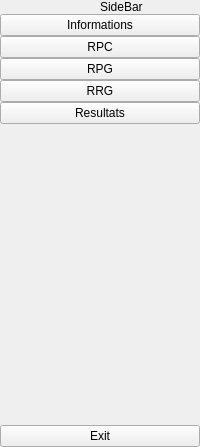
     <widget class="QWidget" name="side_menu" native="true">
      <layout class="QVBoxLayout" name="verticalLayout_4">
       <property name="spacing">
        <number>0</number>
       </property>
       <property name="leftMargin">
        <number>0</number>
       </property>
       <property name="topMargin">
        <number>0</number>
       </property>
       <property name="rightMargin">
        <number>0</number>
       </property>
       <property name="bottomMargin">
        <number>0</number>
       </property>
       <item>
        <layout class="QHBoxLayout" name="horizontalLayout_4">
         <item>
          <widget class="QLabel" name="label_2">
           <property name="text">
            <string/>
           </property>
           <property name="pixmap">
            <pixmap resource="resources.qrc">:/icons/icons/logo.svg</pixmap>
           </property>
          </widget>
         </item>
         <item>
          <widget class="QLabel" name="label_3">
           <property name="text">
            <string>SideBar</string>
           </property>
          </widget>
         </item>
        </layout>
       </item>
       <item>
        <layout class="QVBoxLayout" name="verticalLayout_2">
         <item>
          <widget class="QPushButton" name="information">
           <property name="maximumSize">
            <size>
             <width>16777215</width>
             <height>30</height>
            </size>
           </property>
           <property name="text">
            <string>Informations</string>
           </property>
           <property name="icon">
            <iconset resource="resources.qrc">
             <normaloff>:/icons/icons/logo.svg</normaloff>:/icons/icons/logo.svg</iconset>
           </property>
           <property name="checkable">
            <bool>true</bool>
           </property>
           <property name="autoRepeat">
            <bool>false</bool>
           </property>
           <property name="autoExclusive">
            <bool>true</bool>
           </property>
          </widget>
         </item>
         <item>
          <widget class="QPushButton" name="rpc">
           <property name="maximumSize">
            <size>
             <width>16777215</width>
             <height>30</height>
            </size>
           </property>
           <property name="text">
            <string>RPC</string>
           </property>
           <property name="icon">
            <iconset resource="resources.qrc">
             <normaloff>:/icons/icons/logo.svg</normaloff>:/icons/icons/logo.svg</iconset>
           </property>
           <property name="checkable">
            <bool>true</bool>
           </property>
           <property name="autoExclusive">
            <bool>true</bool>
           </property>
          </widget>
         </item>
         <item>
          <widget class="QPushButton" name="rpg">
           <property name="maximumSize">
            <size>
             <width>16777215</width>
             <height>30</height>
            </size>
           </property>
           <property name="text">
            <string>RPG</string>
           </property>
           <property name="icon">
            <iconset resource="resources.qrc">
             <normaloff>:/icons/icons/logo.svg</normaloff>:/icons/icons/logo.svg</iconset>
           </property>
           <property name="checkable">
            <bool>true</bool>
           </property>
           <property name="autoExclusive">
            <bool>true</bool>
           </property>
          </widget>
         </item>
         <item>
          <widget class="QPushButton" name="rrg">
           <property name="maximumSize">
            <size>
             <width>16777215</width>
             <height>30</height>
            </size>
           </property>
           <property name="text">
            <string>RRG</string>
           </property>
           <property name="icon">
            <iconset resource="resources.qrc">
             <normaloff>:/icons/icons/logo.svg</normaloff>:/icons/icons/logo.svg</iconset>
           </property>
           <property name="checkable">
            <bool>true</bool>
           </property>
           <property name="autoExclusive">
            <bool>true</bool>
           </property>
          </widget>
         </item>
         <item>
          <widget class="QPushButton" name="results">
           <property name="maximumSize">
            <size>
             <width>16777215</width>
             <height>30</height>
            </size>
           </property>
           <property name="text">
            <string>Resultats</string>
           </property>
           <property name="icon">
            <iconset resource="resources.qrc">
             <normaloff>:/icons/icons/logo.svg</normaloff>:/icons/icons/logo.svg</iconset>
           </property>
           <property name="checkable">
            <bool>true</bool>
           </property>
           <property name="autoExclusive">
            <bool>true</bool>
           </property>
          </widget>
         </item>
        </layout>
       </item>
       <item>
        <spacer name="verticalSpacer_2">
         <property name="orientation">
          <enum>Qt::Vertical</enum>
         </property>
         <property name="sizeHint" stdset="0">
          <size>
           <width>20</width>
           <height>301</height>
          </size>
         </property>
        </spacer>
       </item>
       <item>
        <widget class="QPushButton" name="exit">
         <property name="text">
          <string>Exit</string>
         </property>
         <property name="icon">
          <iconset resource="resources.qrc">
           <normaloff>:/icons/icons/logo.svg</normaloff>:/icons/icons/logo.svg</iconset>
         </property>
        </widget>
       </item>
      </layout>
     </widget>
